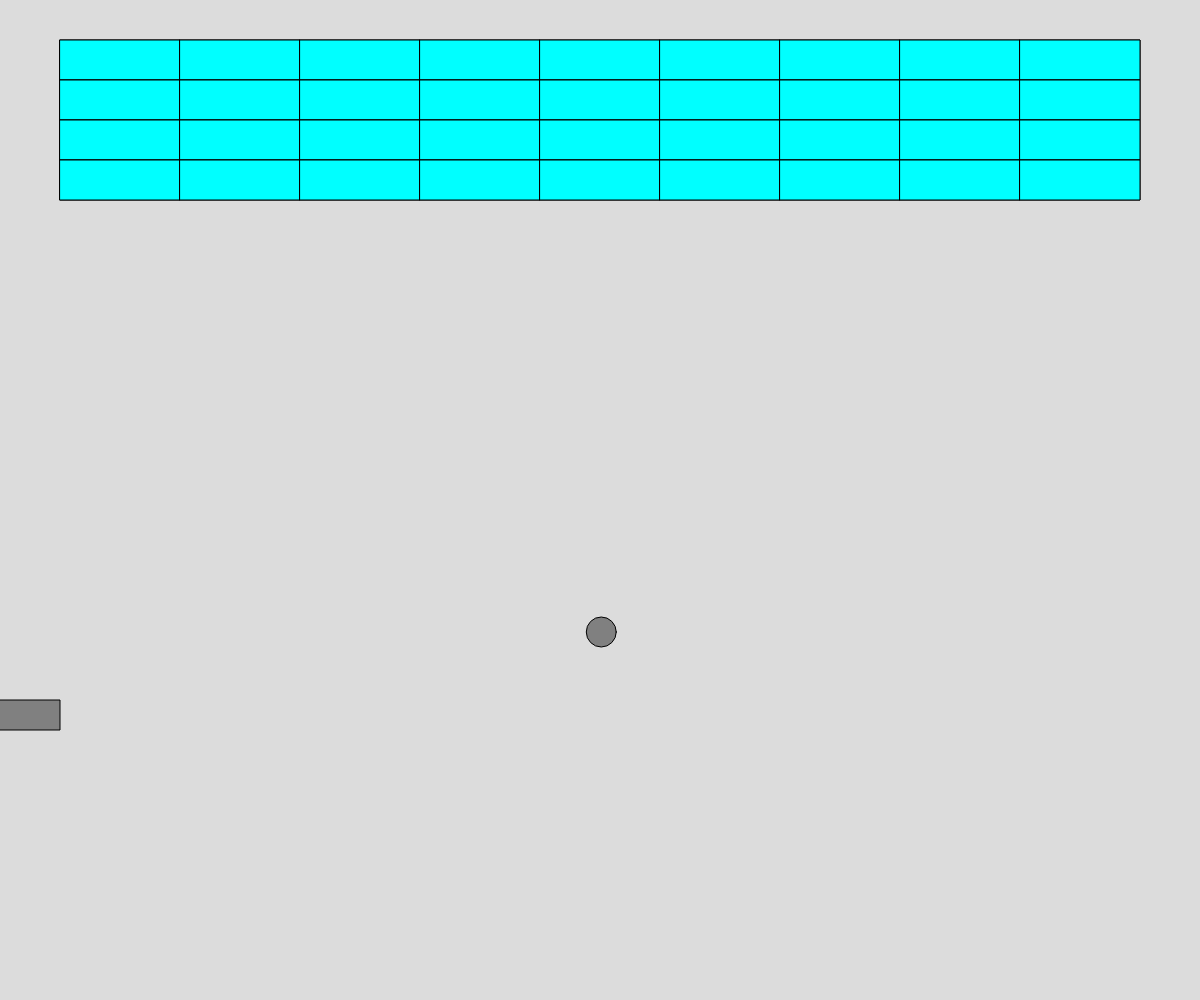
Frame 1 (no input)
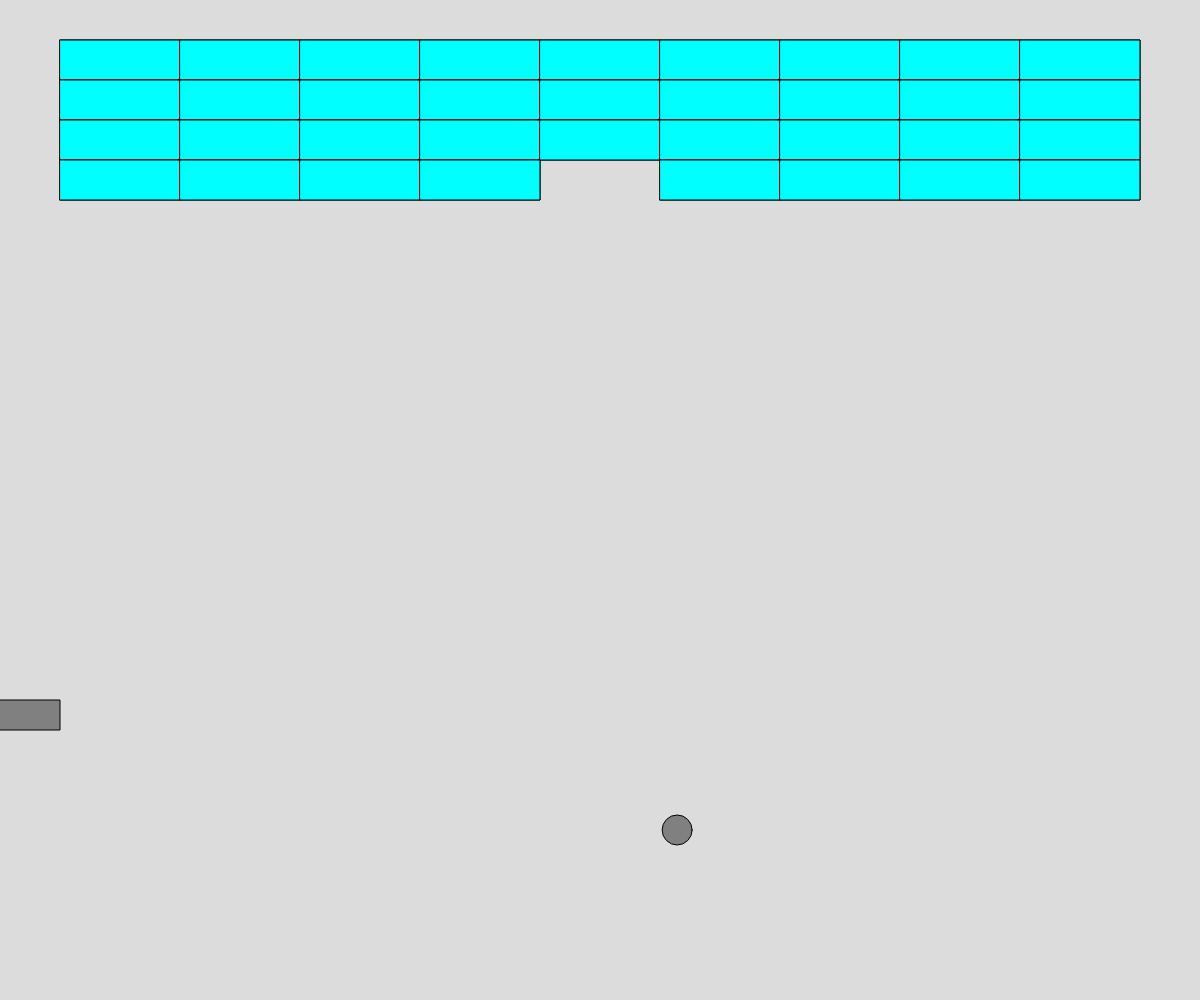
Frame 60 (no input)
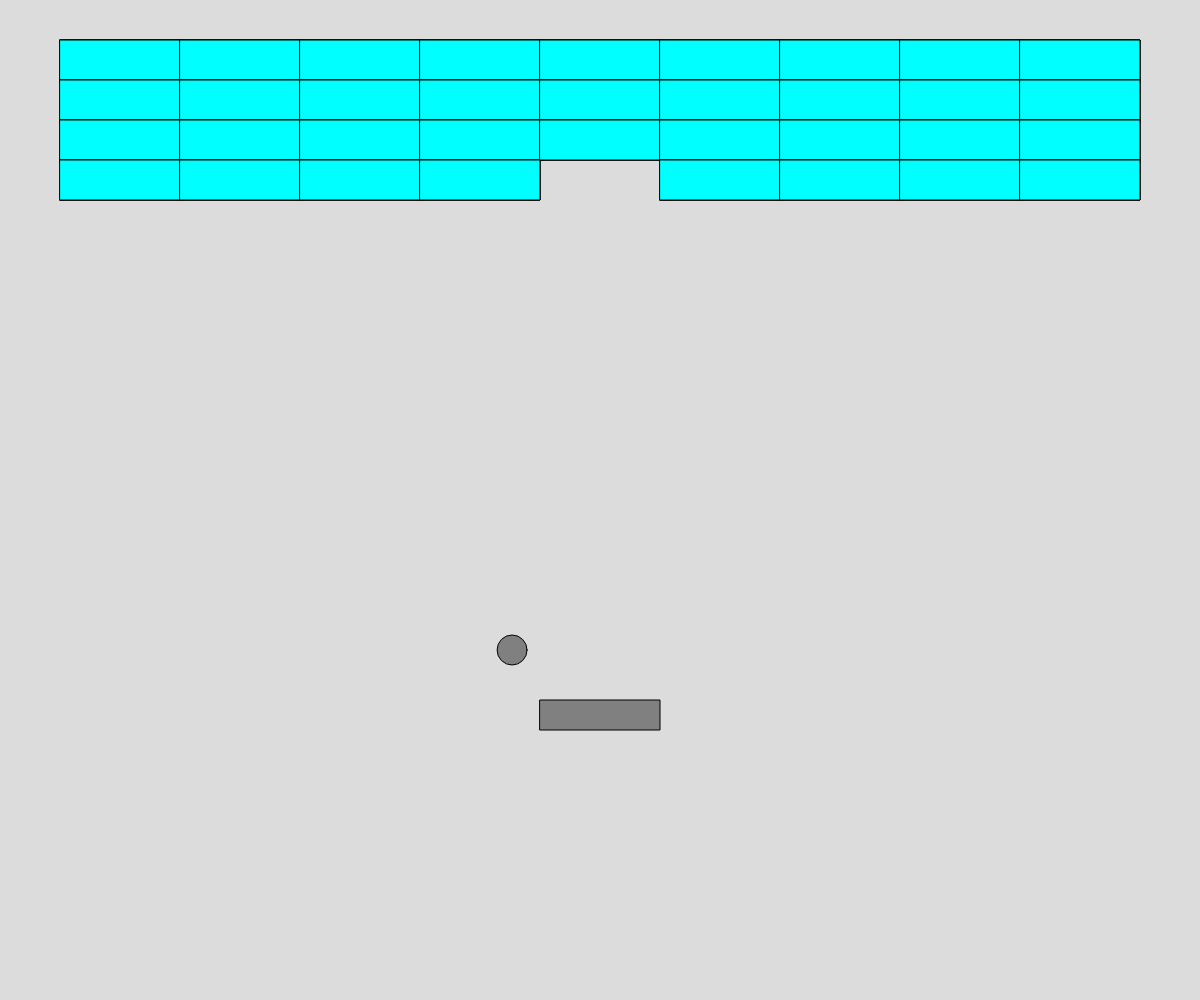
Frame 120 (the mouse pressed at the canvas centre since frame 60)

The p5.js sketch that drew these frames (run headless with seeded random() and noise() and a simulated clock; from frame 60 on, the mouse is pressed at the canvas centre):

// p5.js sketch
// ── sketch.js
let gameStarted = false;
let gameOver = false;
let gameWon = false;
let score = 0;
let lives = 3;
let bricks = [];
let gameBall;
let gamePaddle;

const COLOR_PALLETE = ["red", "green", "blue"];

function setup() {
  createCanvas(windowWidth, windowHeight);

  let BRICK_WIDTH = windowWidth / 10;
  let BRICK_HEIGHT = 40;
  let Y_OFFSET = 40;

  createBricks(1, BRICK_WIDTH, BRICK_HEIGHT, Y_OFFSET); // default level 1

  gameBall = new Ball();
  gamePaddle = new Paddle();
}

function draw() {
  background(220);

  // update Ball & Paddle coords
  gameBall.update();
  gamePaddle.update();

  // check if ball is under screen, if so restart
  if (gameBall.y >= height) {
    setup();
  }

  // check ball for wall collision
  if (gameBall.LEFT_EDGE <= 0 || gameBall.RIGHT_EDGE >= width) {
    gameBall.collideWall();
  }
  if (gameBall.TOP_EDGE < 0) {
    gameBall.vy = gameBall.vy * -1;
  }

  // check ball for paddle collision
  if (gameBall.BOT_EDGE > gamePaddle.TOP_EDGE) {
    if (
      gameBall.x > gamePaddle.LEFT_EDGE &&
      gameBall.x < gamePaddle.RIGHT_EDGE
    ) {
      gameBall.collidePaddle();
    }
  }

  for (let i = 0; i < bricks.length; i++) {
    bricks[i].display();
    curr = bricks[i];

    bottomCollision =
      gameBall.TOP_EDGE <= curr.BOT_EDGE &&
      gameBall.x >= curr.LEFT_EDGE &&
      gameBall.x <= curr.RIGHT_EDGE &&
      dist(gameBall.x, gameBall.y, gameBall.x, curr.BOT_EDGE) < gameBall.radius;

    topCollision =
      gameBall.BOT_EDGE >= curr.TOP_EDGE &&
      gameBall.x >= curr.LEFT_EDGE &&
      gameBall.x <= curr.RIGHT_EDGE &&
      dist(gameBall.x, gameBall.y, gameBall.x, curr.TOP_EDGE) < gameBall.radius;

    rightCollision =
      gameBall.LEFT_EDGE <= curr.RIGHT_EDGE &&
      gameBall.y <= curr.BOT_EDGE &&
      gameBall.y >= curr.TOP_EDGE &&
      dist(gameBall.x, gameBall.y, curr.RIGHT_EDGE, gameBall.y) <
        gameBall.radius;

    leftCollision =
      gameBall.RIGHT_EDGE >= curr.LEFT_EDGE &&
      gameBall.y <= curr.BOT_EDGE &&
      gameBall.y >= curr.TOP_EDGE &&
      dist(gameBall.x, gameBall.y, curr.LEFT_EDGE, gameBall.y) <
        gameBall.radius;

    if (bottomCollision || topCollision) {
      gameBall.collideBrickTopBottom();
      bricks.splice(i, 1);
    } else if (rightCollision || leftCollision) {
      gameBall.collideBrickSide();
      bricks.splice(i, 1);
    } else {
      // otherwise display
      bricks[i].display();
    }
  }

  gameBall.move();
  gameBall.display();

  gamePaddle.move();
  gamePaddle.display();
}

// createBricks(1, BRICK_WIDTH, BRICK_HEIGHT, START_Y); // default level 1
function createBricks(level, BRICK_WIDTH, BRICK_HEIGHT, Y_OFFSET) {
  const BRICKS_IN_ROW = floor(width / BRICK_WIDTH) - 1;
  const ROWS_OF_BRICKS = 4;
  const X_OFFSET = (width - BRICKS_IN_ROW * BRICK_WIDTH) / 2;

  for (let row = 0; row < ROWS_OF_BRICKS; row++) {
    for (let col = 0; col < BRICKS_IN_ROW; col++) {
      bricks.push(
        new Brick(row, col, BRICK_WIDTH, BRICK_HEIGHT, X_OFFSET, Y_OFFSET)
      );
    }
  }
}

// ── Ball.js
class Ball {
  constructor() {
    this.x = width / 2;
    this.y = height - 350;
    this.diameter = 30;
    this.radius = this.diameter / 2;
    this.vx = random(-3, 3);
    this.vy = -18;
    this.LEFT_EDGE = this.x - this.radius;
    this.RIGHT_EDGE = this.x + this.radius;
    this.BOT_EDGE = this.y + this.radius;
    this.TOP_EDGE = this.y - this.radius;
  }

  display() {
    fill(color("gray"));
    circle(this.x, this.y, this.diameter);
  }

  update() {
    this.LEFT_EDGE = this.x - this.diameter / 2;
    this.RIGHT_EDGE = this.x + this.diameter / 2;
    this.BOT_EDGE = this.y + this.diameter / 2;
    this.TOP_EDGE = this.y - this.diameter / 2;
  }

  move() {
    this.x += this.vx;
    this.y += this.vy;
  }

  collideBrickTopBottom() {
    // this.vx = this.vx * -1;
    // console.log("colliding with brick");
    this.vy = this.vy * -1;
  }
  collideBrickSide() {
    this.vx = this.vx * -1;
  }
  collideWall() {
    this.vx = this.vx * -1;
  }
  collidePaddle() {
    this.vy = this.vy * -1;
  }
}

// ── Brick.js
class Brick {
  constructor(brickRow, brickCol, BRICK_WIDTH, BRICK_HEIGHT, START_X, START_Y) {
    // rect(x,y,width,height)
    this.x = brickCol * BRICK_WIDTH + START_X;
    this.y = brickRow * BRICK_HEIGHT + START_Y;
    this.width = BRICK_WIDTH;
    this.height = BRICK_HEIGHT;
    this.LEFT_EDGE = this.x;
    this.RIGHT_EDGE = this.x + BRICK_WIDTH;
    this.TOP_EDGE = this.y;
    this.BOT_EDGE = this.y + BRICK_HEIGHT;
  }

  display() {
    fill(color("cyan"));
    rect(this.x, this.y, this.width, this.height);
  }
}
// ── Paddle.js
class Paddle {
  constructor() {
    this.x = width / 2;
    this.y = height - 300;
    this.width = 120;
    this.height = 30;
    this.LEFT_EDGE = this.x;
    this.RIGHT_EDGE = this.x + this.width;
    this.TOP_EDGE = this.y;
  }

  display() {
    fill(color("gray"));
    rect(this.x, this.y, this.width, this.height);
  }

  update() {
    this.LEFT_EDGE = this.x;
    this.RIGHT_EDGE = this.x + this.width;
    this.TOP_EDGE = this.y;
  }

  move() {
    this.x = mouseX - this.width / 2;
  }
}

// ── style.css
html {
  overflow: hidden;
}
html,
body {
  margin: 0;
  padding: 0;
  position: fixed;
  width: 100%;
  height: 100vh;
  top: 0;
  left: 0;
  z-index: 5;
  touch-action: none;
}
canvas {
  display: block;
}
